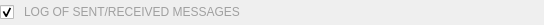
<?xml version="1.0" encoding="UTF-8"?>
<ui version="4.0">
 <class>MessageManagerLogMini</class>
 <widget class="QWidget" name="MessageManagerLogMini">
  <property name="geometry">
   <rect>
    <x>0</x>
    <y>0</y>
    <width>540</width>
    <height>25</height>
   </rect>
  </property>
  <property name="windowTitle">
   <string>Form</string>
  </property>
  <property name="styleSheet">
   <string notr="true">QWidget#log {
	font: 	10px &quot;Lucida Console&quot;, &quot;Monaco&quot;, &quot;Monospace&quot;;
	color: 	rgb(160, 160, 160);
}
</string>
  </property>
  <layout class="QHBoxLayout" name="horizontalLayout">
   <property name="spacing">
    <number>10</number>
   </property>
   <property name="margin">
    <number>0</number>
   </property>
   <item>
    <widget class="QCheckBox" name="enable">
     <property name="toolTip">
      <string>Instantaneous messages log activation</string>
     </property>
     <property name="statusTip">
      <string>Instantaneous messages log activation|Disable the instantaneous log if you need to save some CPU resources... and enable it if you need log trace!</string>
     </property>
     <property name="text">
      <string/>
     </property>
     <property name="checked">
      <bool>true</bool>
     </property>
    </widget>
   </item>
   <item>
    <widget class="QLabel" name="log">
     <property name="sizePolicy">
      <sizepolicy hsizetype="Fixed" vsizetype="Fixed">
       <horstretch>0</horstretch>
       <verstretch>0</verstretch>
      </sizepolicy>
     </property>
     <property name="minimumSize">
      <size>
       <width>520</width>
       <height>18</height>
      </size>
     </property>
     <property name="maximumSize">
      <size>
       <width>520</width>
       <height>18</height>
      </size>
     </property>
     <property name="toolTip">
      <string>Instantaneous messages log</string>
     </property>
     <property name="statusTip">
      <string>Instantaneous messages log|The instantaneous log displays each 200ms the last sent or received messages. Useful to see quickly if your score is emitting messages!</string>
     </property>
     <property name="text">
      <string>LOG OF SENT/RECEIVED MESSAGES</string>
     </property>
    </widget>
   </item>
  </layout>
 </widget>
 <resources/>
 <connections/>
</ui>
